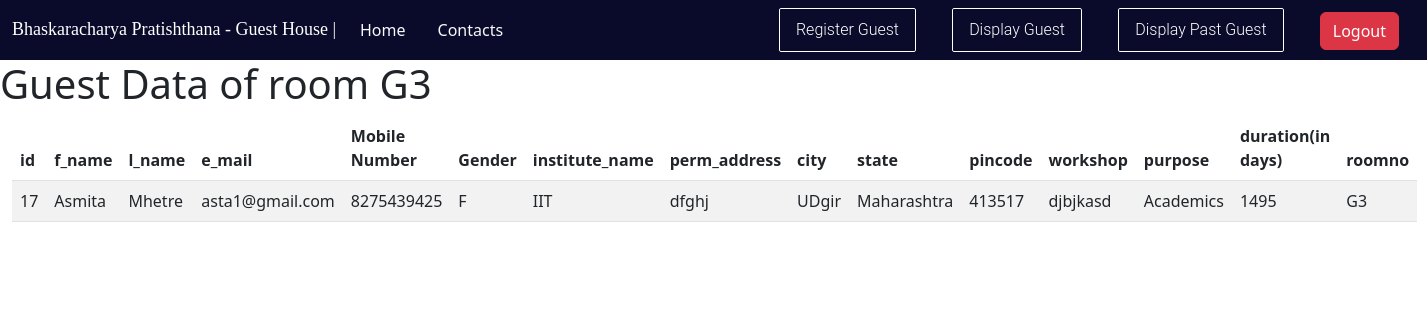
The app's page /open_guest/G3 with its own data.
### bprimapp/models.py (models this page shows, shortened)
class Guest(models.Model):
    gen=(
        ("M","Male"),("F","Female")
    )
    reg_number=models.IntegerField(null=True)
    f_name=models.CharField(max_length=70,default='NA')
    l_name=models.CharField(max_length=70,default='NA')
    e_mail=models.EmailField(max_length=122,default='NA',unique=True)
    mobile_no=models.IntegerField(unique=True)
    Gender=models.CharField(max_length=10,default='NA',choices=gen)
    institute_name=models.CharField(max_length=70,default='NA')
    perm_address=models.CharField(max_length=70,default='NA')
    city=models.CharField(max_length=70,default='NA')
    state=models.CharField(max_length=70,default='NA')
    pinCode=models.IntegerField()
    workshop=models.CharField(max_length=70,default='NA')
    purpose=models.CharField(max_length=70,default='NA')
    arrival_date=models.DateField(default='2022-01-01')
    leaving_date=models.DateField(default='2022-01-01')
    duration=models.CharField(max_length=20,blank=True)
    roomno=models.CharField(max_length=2,blank=True,default='NA')

### bprimapp/views.py (the view)
# urls.py: path("open_guest/<str:Rno>",views.open_guest, name='open_guest'),
def open_guest(request,Rno):
    gstdatanew=Guest.objects.filter(roomno=Rno)
    return render(request,"open_guest.html",{"newdata":gstdatanew,"room":Rno})

### template/open_guest.html (shortened to what this page needs)
{% extends 'base_guest.html' %}
{% block body %}
<h1>Guest Data of room {{room}}</h1>
<div class="container-fluid">
    <table class="table table-striped">
        <thead>
          <tr>
            <th scope="col">id</th>
            <th scope="col">f_name</th>
            <th scope="col">l_name</th>
            <th scope="col">e_mail</th>
            <th scope="col">Mobile Number</th>
            <th scope="col">Gender</th>
            <th scope="col">institute_name</th>
            <th scope="col">perm_address</th>
            <th scope="col">city</th>
            <th scope="col">state</th>
            <th scope="col">pincode</th>
            <th scope="col">workshop</th>
            <th scope="col">purpose</th>
            <th scope="col">duration(in days)</th>
            <th scope="col">roomno</th>
          </tr>
        </thead>
        {% for ctr1 in newdata %}
        <tbody>
          <tr>
            <td>{{ctr1.id}}</td>
            <td>{{ctr1.f_name}}</td>
            <td>{{ctr1.l_name}}</td>
            <td>{{ctr1.e_mail}}</td>
            <td>{{ctr1.mobile_no}}</td>
            <td>{{ctr1.Gender}}</td>
            <td>{{ctr1.institute_name}}</td>
            <td>{{ctr1.perm_address}}</td>
            <td>{{ctr1.city}}</td>
            <td>{{ctr1.state}}</td>
            <td>{{ctr1.pinCode}}</td>
            <td>{{ctr1.workshop}}</td>
            <td>{{ctr1.purpose}}</td>
            <td>{{ctr1.duration}}</td>
            <td>{{ctr1.roomno}}</td>
          </tr>
        </tbody>
        {% endfor %}
      </table>
{% endblock body %}

### records on screen
Guest: id "17", f_name "Asmita", l_name "Mhetre", e_mail "asta1@gmail.com", mobile_no "8275439425", Gender "F", institute_name "IIT", perm_address "dfghj", city "UDgir", state "Maharashtra", pinCode "413517", workshop "djbjkasd", purpose "Academics", duration "1495", roomno "G3"

### other values on screen
{{ room }} "G3"
